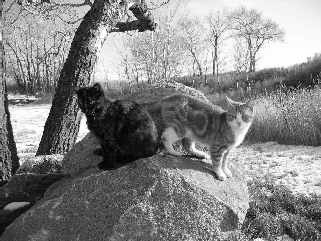
%> input picture twocats_gray.bmp, 321 x 241 px
$ octave s_63070501075_5.m   (GNU Octave 9; MATLAB toolbox functions it lacks are replaced by stand-ins)
%> lines starting %> are read from the running program, lines starting %| are printed output that depends on the picture
close all;
clear;

img = imread("twocats_gray.bmp");
%> img is the input picture: size 241x321 uint8; min 0, max 255, mean 133.2
figure
imshow(img);
title("original")
%create blank array filled with 1
blank = ones(5)/25;
%mean filttering
outmean = imfilter(img,blank,'conv');
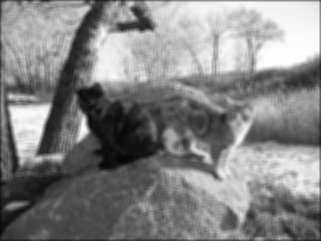
%> outmean: size 241x321 uint8; min 5, max 254, mean 132
%median filtering
outmedian = medfilt2(img,[3 3]);
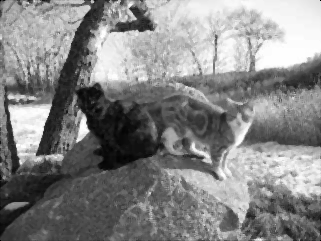
%> outmedian: size 241x321 uint8; min 0, max 255, mean 133.2; mean of the top-left, top-right, bottom-left and bottom-right quarters 138, 179, 79.1, 136.7

figure
imshow(outmean)
title("mean filter")

figure
imshow(outmedian)
title("median filter")

%gaussian filtering
gaussian = fspecial('gaussian', [5 5], 0.1);
outgaussian = imfilter(img, gaussian);

figure
imshow(outgaussian);
title("gaussian filter")
